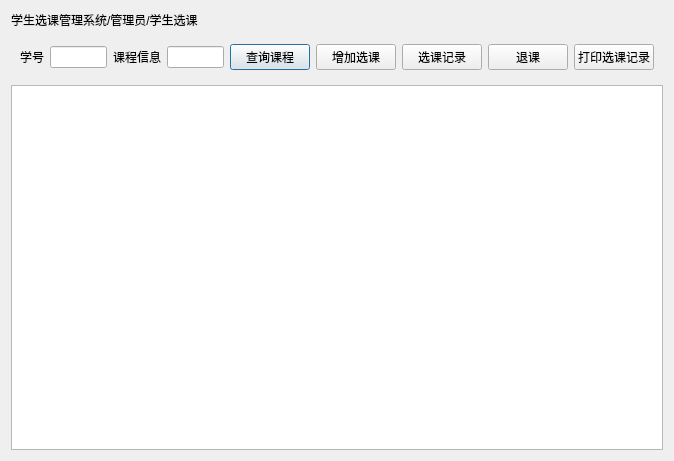
<?xml version="1.0" encoding="UTF-8"?>
<ui version="4.0">
 <class>adcell1_takes</class>
 <widget class="QDialog" name="adcell1_takes">
  <property name="geometry">
   <rect>
    <x>0</x>
    <y>0</y>
    <width>674</width>
    <height>461</height>
   </rect>
  </property>
  <property name="windowTitle">
   <string>Dialog</string>
  </property>
  <layout class="QGridLayout" name="gridLayout_2">
   <item row="0" column="0">
    <widget class="QLabel" name="label">
     <property name="text">
      <string>学生选课管理系统/管理员/学生选课</string>
     </property>
    </widget>
   </item>
   <item row="1" column="0">
    <widget class="QWidget" name="tool" native="true">
     <layout class="QGridLayout" name="gridLayout">
      <item row="0" column="4">
       <widget class="QPushButton" name="btn_showCourse">
        <property name="text">
         <string>查询课程</string>
        </property>
       </widget>
      </item>
      <item row="0" column="7">
       <widget class="QPushButton" name="btn_quitCourse">
        <property name="text">
         <string>退课</string>
        </property>
       </widget>
      </item>
      <item row="0" column="5">
       <widget class="QPushButton" name="btn_selectCourse">
        <property name="text">
         <string>增加选课</string>
        </property>
       </widget>
      </item>
      <item row="0" column="6">
       <widget class="QPushButton" name="btn_myCourse">
        <property name="text">
         <string>选课记录</string>
        </property>
       </widget>
      </item>
      <item row="0" column="0">
       <widget class="QLabel" name="label_2">
        <property name="text">
         <string>学号</string>
        </property>
       </widget>
      </item>
      <item row="0" column="3">
       <widget class="QLineEdit" name="courseSetInfo"/>
      </item>
      <item row="0" column="1">
       <widget class="QLineEdit" name="sid"/>
      </item>
      <item row="0" column="2">
       <widget class="QLabel" name="label_3">
        <property name="text">
         <string>课程信息</string>
        </property>
       </widget>
      </item>
      <item row="0" column="8">
       <widget class="QPushButton" name="pushButton">
        <property name="text">
         <string>打印选课记录</string>
        </property>
       </widget>
      </item>
     </layout>
    </widget>
   </item>
   <item row="2" column="0">
    <widget class="QTableView" name="tableView"/>
   </item>
  </layout>
 </widget>
 <resources/>
 <connections/>
</ui>
